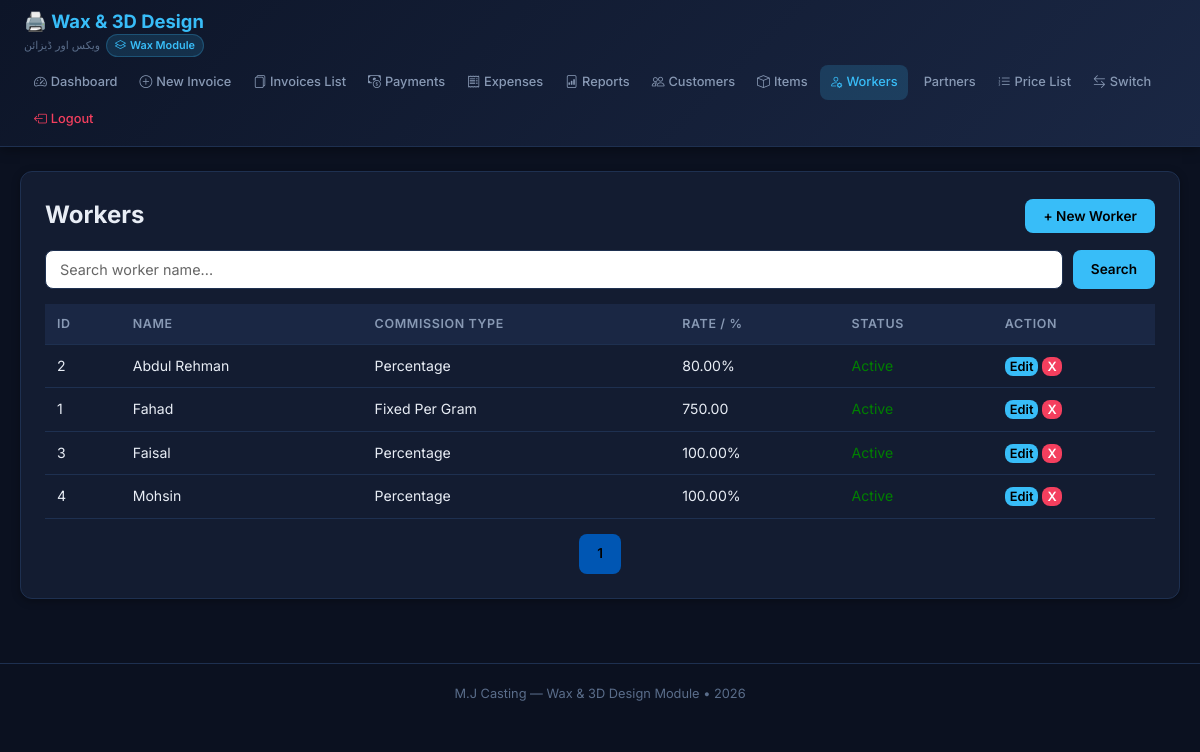
Screenshot of /wax/workers.php (signed in) with the database file from the repository.
### tables this page shows
CREATE TABLE `wax_workers` (
  `id` int(11) NOT NULL,
  `name` varchar(100) NOT NULL,
  `default_percentage` decimal(5,2) DEFAULT 80.00,
  `active` tinyint(1) DEFAULT 1,
  `commission_type` enum('percentage','fixed_per_unit') NOT NULL DEFAULT 'percentage',
  `commission_rate` decimal(10,2) NOT NULL DEFAULT 0.00
);

### wax/includes/functions.php (called while the page is built, shortened)
<?php
function format_currency($amount) {
    return number_format($amount, 2);
}

### wax/workers.php (the view, shortened to what this page needs)
<?php
require_once __DIR__ . '/includes/functions.php';
$pdo = getDB();
$search = $_GET['search'] ?? '';
$page = $_GET['page'] ?? 1;
$limit = 20;
$offset = ($page - 1) * $limit;
$where = "WHERE 1=1";
$params = [];
$stmtCount = $pdo->prepare("SELECT COUNT(*) FROM wax_workers $where");
$stmtCount->execute($params);
$total_rows = $stmtCount->fetchColumn();
$total_pages = ceil($total_rows / $limit);
$sql = "SELECT * FROM wax_workers $where ORDER BY active DESC, name ASC LIMIT $limit OFFSET $offset";
$stmt = $pdo->prepare($sql);
$stmt->execute($params);
$workers = $stmt->fetchAll();
include __DIR__ . '/templates/header.php';
?>
<div class="card">
    <div style="display: flex; justify-content: space-between; align-items: center;">
        <h2>Workers</h2>
        <button onclick="openModal()" class="btn btn-primary">+ New Worker</button>
    </div>
    <form method="GET" style="margin-top: 15px; display: flex; gap: 10px;">
        <input type="text" name="search" placeholder="Search worker name..." value="<?= htmlspecialchars($search) ?>" style="flex: 1;">
        <button type="submit" class="btn btn-primary">Search</button>
    </form>
    <table style="margin-top: 15px;">
        <thead>
            <tr>
                <th>ID</th>
                <th>Name</th>
                <th>Commission Type</th>
                <th>Rate / %</th>
                <th>Status</th>
                <th>Action</th>
            </tr>
        </thead>
        <tbody>
            <?php foreach ($workers as $w): ?>
            <tr>
                <td><?= $w['id'] ?></td>
                <td><?= htmlspecialchars($w['name']) ?></td>
                <?php $workerCommType = $w['commission_type'] ?? 'percentage'; ?>
            <td><?= $workerCommType === 'percentage' ? 'Percentage' : 'Fixed Per Gram' ?></td>
                <td><?= $workerCommType === 'percentage' ? ($w['default_percentage'] ?? 0) . '%' : format_currency($w['commission_rate'] ?? 0) ?></td>
                <td>
                    <span style="color: <?= $w['active'] ? 'green' : 'red' ?>;">
                        <?= $w['active'] ? 'Active' : 'Inactive' ?>
                    </span>
                </td>
                <td>
                    <button class="btn btn-primary" style="padding: 2px 5px; font-size: 0.8rem;"
                            onclick='editWorker(<?= json_encode($w) ?>)'>Edit</button>
                    <form method="POST" style="display:inline;" onsubmit="return confirm('Deactivate this worker?');">
                        <button type="submit" class="btn btn-danger" style="padding: 2px 5px; font-size: 0.8rem;">X</button>
                    </form>
                </td>
            </tr>
            <?php endforeach; ?>
        </tbody>
    </table>
    <div style="margin-top: 15px; display: flex; justify-content: center; gap: 5px;">
        <?php for ($i = 1; $i <= $total_pages; $i++): ?>
            <a href="?page=<?= $i ?>&search=<?= urlencode($search) ?>" class="btn btn-primary" style="<?= $i == $page ? 'background:#0056b3;' : 'background:#6c757d;' ?>"><?= $i ?></a>
        <?php endfor; ?>
    </div>
</div>
<?php include __DIR__ . '/templates/footer.php'; ?>

### wax/templates/header.php (style rules this page uses)
*, *::before, *::after { box-sizing: border-box; margin: 0; padding: 0; }
:root { --primary: #38bdf8; --primary-dark: #0284c7; --success: #10b981; --danger: #f43f5e; --warning: #f59e0b; --border: #1e3050; --bg-card: #131c31; --bg-body: #0b1120; --text-primary: #e8edf5; --text-secondary: #8899b4; --text-muted: #5a6d8a; --shadow: 0 2px 8px rgba(0,0,0,0.3); }
html, body { width: 100%; min-height: 100vh; font-family: 'Inter', -apple-system, sans-serif; background: var(--bg-body); color: var(--text-primary); line-height: 1.6; }
.card { background: var(--bg-card); border: 1px solid var(--border); border-radius: 12px; padding: 24px; margin-bottom: 20px; box-shadow: var(--shadow); }
h2, h3 { margin-top: 0; color: var(--text-primary); }
input, select, textarea { width: 100%; padding: 10px 14px; border: 1px solid var(--border); border-radius: 8px; font-size: 0.9rem; background: #fff; color: #000; font-family: 'Inter', sans-serif; transition: border-color 0.2s; }
input::placeholder, textarea::placeholder { color: #666; opacity: 1; }
table { width: 100%; border-collapse: collapse; }
th, td { padding: 10px 12px; text-align: left; border-bottom: 1px solid var(--border); font-size: 0.88rem; }
th { background: #1a2744; color: var(--text-secondary); font-weight: 600; font-size: 0.78rem; text-transform: uppercase; letter-spacing: 0.05em; }
.btn { display: inline-flex; align-items: center; gap: 5px; padding: 9px 18px; border-radius: 8px; font-size: 0.85rem; font-weight: 600; text-decoration: none; border: none; cursor: pointer; transition: all 0.2s; font-family: 'Inter', sans-serif; }
.btn-primary { background: var(--primary); color: #000; }
.btn-danger { background: var(--danger); color: #fff; }

### rows the page displays
wax_workers: id "2", name "Abdul Rehman", commission_type "Percentage", default_percentage "80.00", active "Active"
wax_workers: id "1", name "Fahad", commission_type "Fixed Per Gram", commission_rate "750.00", active "Active"
wax_workers: id "3", name "Faisal", commission_type "Percentage", default_percentage "100.00", active "Active"
wax_workers: id "4", name "Mohsin", commission_type "Percentage", default_percentage "100.00", active "Active"
